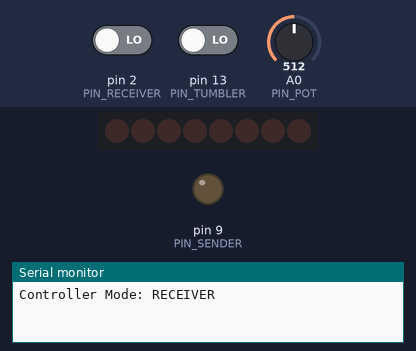
Bench run of a sketch on a simulated Arduino Uno, built with avr-gcc and run on an emulated ATmega328P. Parts: 8 shift-register outputs drawn as a row of LEDs (first output left, lit = HIGH), output pins drawn as LEDs (lit = HIGH), the last lines printed to the serial monitor. Wiring (inferred from the names in the program): shift register (74HC595): data pin 11; shift clock pin 12; latch pin 8. Wiring (inferred from the signals the program sends): row of LEDs: on Q0, Q1, Q2, Q3, Q4, Q5, Q6, Q7. Inputs (shaded band) come from the test bench; at power-on: pin 2 (PIN_RECEIVER) LOW, pin 13 (PIN_TUMBLER) LOW, A0 (PIN_POT) = 512. Pins used as bus, display or sensor lines are not drawn.

Above: at 1.3 s.
1.4 s: pin 2 (PIN_RECEIVER) driven HIGH
At 13.98 s:
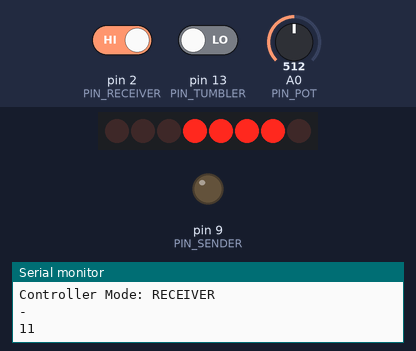
Timing chart, 0 to 15.6 s (numbered marks = the images above; inputs shaded):
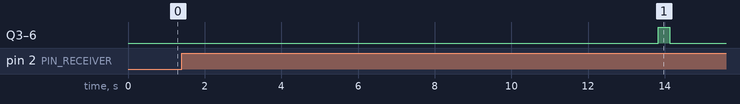

Measured:
- after the input at 1.4 s, Q3–6: LOW → HIGH after 12.4 s, → LOW 0.30 s later

The sketch:

MorseShield.ino
```cpp
// THIS IS A SENDER BOARD (The same firmware can be also used for receiver, the mode depends on switch)


#define PIN_LATCH 8
#define PIN_CLK 12
#define PIN_DATA 11
#define PIN_TUMBLER 13
#define PIN_POT A0

#define PIN_SENDER 9
#define PIN_RECEIVER 2

#define MODE_RECEIVER 0
#define MODE_SENDER 1

int mode = 0;
int timeUnitMs = 0;
String receivedMessage = "";
String resultMessage = "";

byte digits[] = {
  0b11101110, //  A
  0b00111110, //  B
  0b10011010, //  C
  0b01111100, //  D
  0b10011110, //  E
  0b10001110, //  F
  0b10111010, //  G
  0b0101110, //  H,
  0b00100000, //  I
  0b01111000, //  J
  0b10101110, //  K
  0b01110000, //  L
  0b10101100, //  M
  0b00101100, //  N
  0b00111100, //  O,
  0b11001110, //  P
  0b11100110, //  Q
  0b00001100, //  R
  0b10110110, //  S
  0b00011110, //  T,
  0b01111010, //  U
  0b111000, //    V
  0b1010110, //   W
  0b01101110, //  X,
  0b01110110, //  Y
  0b11011100, //  Z
  0b11111010, //  0
  0b01100000, //  1
  0b11011100, //  2
  0b11110100, //  3
  0b01100110, //  4
  0b10110110, //  5
  0b10111110, //  6
  0b11100000, //  7
  0b11111110, //  8
  0b11100110, //  9
  0b00000000, //Empty Space
};

const char letterMap[] = {
  'A',
  'B',
  'C',
  'D',
  'E',
  'F',
  'G',
  'H',
  'I',
  'J',
  'K',
  'L',
  'M',
  'N',
  'O',
  'P',
  'Q',
  'R',
  'S',
  'T',
  'U',
  'V',
  'W',
  'X',
  'Y',
  'Z',
  '0',
  '1',
  '2',
  '3',
  '4',
  '5',
  '6',
  '7',
  '8',
  '9',
  ' '
};
String morseAlphabet[] = {
  ".-",
  "-...",
  "-.-.",
  "-..",
  ".",
  "..-.",
  "--.",
  "....",
  "..",
  ".---",
  "-.-",
  ".-..",
  "--",
  "-.",
  "---",
  ".--.",
  "--.-",
  ".-.",
  "...",
  "-",
  "..-",
  "...-",
  ".--",
  "-..-",
  "-.--",
  "--..",
  "-----",
  ".----",
  "..---",
  "...--",
  "....-",
  ".....",
  "-....",
  "--...",
  "---..",
  "----."
};

void setup() {
  pinMode(PIN_LATCH, OUTPUT);
  pinMode(PIN_DATA, OUTPUT);
  pinMode(PIN_CLK, OUTPUT);
  pinMode(PIN_TUMBLER, INPUT);
  pinMode(PIN_POT, INPUT);
  pinMode(PIN_SENDER, OUTPUT);
  pinMode(PIN_RECEIVER, INPUT);

  Serial.begin(9600);
  if (digitalRead(PIN_TUMBLER) == 1) {
    Serial.println("Controller Mode: SENDER");
    mode = MODE_SENDER;
  } else {
    mode = MODE_RECEIVER;
    Serial.println("Controller Mode: RECEIVER");
  }
}

void clearDisplay() {
  setDisplay(0b00000000);
}

void loop() {
  if (digitalRead(PIN_TUMBLER) != mode) {
    mode = digitalRead(PIN_TUMBLER);
  }
  timeUnitMs = analogRead(PIN_POT);
  if (mode == MODE_RECEIVER) {
    receiveMorse();
  } else {
    transmitMorse("SOS TEST 12345");
  }
}

void setDisplay(byte code) {
  digitalWrite(PIN_LATCH, LOW);
  shiftOut(PIN_DATA, PIN_CLK, LSBFIRST, code);
  digitalWrite(PIN_LATCH, HIGH);
}

int findIndex(char ch) {
  for (int i = 0; i < sizeof(letterMap); i++) {
    if (letterMap[i] == ch) {
      return i;
    }
  }
  return -1;
}

void printMessage(String message) {
  for (int i = 0; i < message.length(); i++) {
    int index = findIndex(message[i]);
    if (index != -1) {
      setDisplay(digits[index]);
    }
    delay(300);
    clearDisplay();
    delay(300);
  }
}

void transmitWord(String dotDashSequence) {
  for (int i = 0; i < dotDashSequence.length(); i++) {
    if (dotDashSequence[i] == '.') {
      transmitSignal(1);
    } else if (dotDashSequence[i] == '-') {
      transmitSignal(3);
    } else if (dotDashSequence[i] == ' ') {
      delay(5 * timeUnitMs);
    } else {
      delay(2 * timeUnitMs);
    }
  }
}

void transmitSignal(int duration) {
  digitalWrite(PIN_SENDER, LOW);
  delay(duration * timeUnitMs);
  digitalWrite(PIN_SENDER, HIGH);
  delay(1 * timeUnitMs);
}

bool transmited = false;

void receiveMorse() {
  delay(1);
  int idleCounter = 0;
  while (digitalRead(PIN_RECEIVER) == HIGH) {
    delay(timeUnitMs);
    idleCounter++;
    if (idleCounter > 10) {
      transmited = true;
      break;
    }
  }
  if (transmited == true) {
    printMessage(resultMessage);
    resultMessage = "";
    transmited = false;
  }

  if (idleCounter == 7) {
    receivedMessage += "%";
  } else if (idleCounter == 3) {
    receivedMessage += " ";
  } else if (idleCounter > 7) {
    Serial.println(idleCounter);
    resultMessage += decodeMorse(receivedMessage) + " ";
    receivedMessage = "";
  }

  int signalDuration = 0;
  while (digitalRead(PIN_RECEIVER) == LOW) {
    delay(timeUnitMs);
    signalDuration++;
  }

  if (signalDuration == 1) {
    receivedMessage += '.';
  } else if (signalDuration == 3) {
    receivedMessage += '-';
  }

  Serial.println(receivedMessage);
  delay(timeUnitMs);
}

String decodeMorse(String morseCode) {
  String decoded = "";
  String currentLetter = "";
  for (int i = 0; i <= morseCode.length(); i++) {
    char currentChar = i < morseCode.length() ? morseCode.charAt(i) : ' '; // Use a space for the last iteration
    if (currentChar != ' ' && currentChar != '%') {
      currentLetter += currentChar;
    } else {
      char recognizedLetter = '7';
      for (int j = 0; j < 36; j++) {
        if (currentLetter == morseAlphabet[j]) {
          recognizedLetter = letterMap[j];
          break;
        }
      }
      if (currentLetter.length() != 0) {
        decoded += recognizedLetter;
        currentLetter = "";
      }

      if (currentChar == '%') {
        decoded += " ";
        currentLetter = "";
      }
    }
  }

  return decoded;
}

void transmitMorse(String inputString) {
  String prepared = inputString;
  prepared.toUpperCase();
  for (int i = 0; i < prepared.length(); i++) {
    char currentLetter = prepared.charAt(i);
    if (currentLetter == ' ') {
      delay(7 * timeUnitMs);
    } else {
      int letterIndex = 0;
      for (int j = 0; j < 36; j++) {
        if (letterMap[j] == currentLetter) {
          letterIndex = j;
          break;
        }
      }
      transmitWord(morseAlphabet[letterIndex]);
      Serial.print("Transmitting: ");
      Serial.println(morseAlphabet[letterIndex]);
      delay(3 * timeUnitMs);
    }
  }
  delay(8 * timeUnitMs);
}
```
